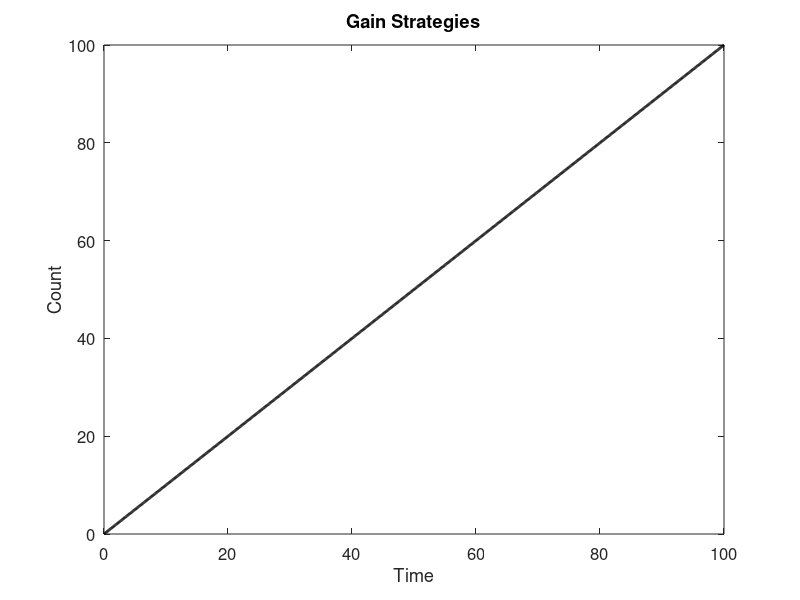
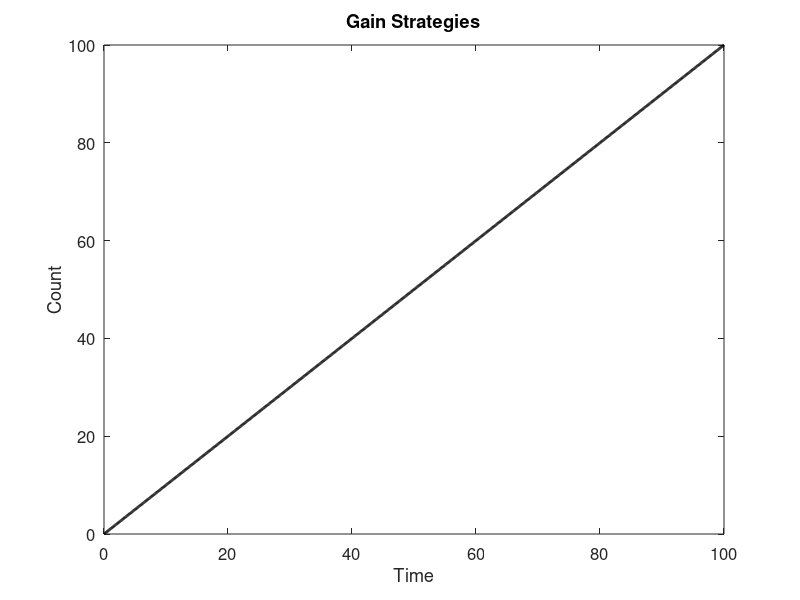

These charts were generated, in order, by the following MATLAB code:
% GainStrategies.m
%
% Question: Is it better to spend and increase productivity or to keep a
% steady gain when trying to reach a set amount?
% Answer: This code! (Potentially...)
%
% Code: starting at the same point, with the same gain rate, one case will
% raise steadily as the control.  Different cases will be added to show
% different strategies, such as spending points to increase gain rate,
% doing so once or constantly, for different amounts of gain rate increase,
% etc...
%
% INPUTS:
%
% OUTPUTS:
% 1) Plot with different cases showing gain over set amount of time, very
% long-term
% 2) Spreadsheet with data values
% 3) Spreadsheet with summary
%
% CASES:
% 0) ControlCase - Steady, linear, increasing 1-to-1; will also be uses as
% a counter
% XX) CaseXX - start with steady gain, reach certain amount, spend points
% to increase gain rate, reach certain amount again, spend points to
% increase gain rate again
% VARIABLES: not all may be used
% 1) Spend Amount - minimum spending amount to increase gain rate; will try
% different minimum amounts
% 2) Gain Rate Increase - amount by which gain rate will increase; will try
% different incease amounts
% 3) Type of Increase - addition or multiplication; multiplication will be
% greater, addition will show by how much
% 4) Times to Increase Gain - number of times to spend and increase gain;
% will try limited or continuous
% 5) Limit of Single Increase - number of spending and increase in one
% action; will try minimum of 1 to maximum available

% Clean up MATLAB workstation; check which are needed
close all;
clear all;
clc;

out_dir = 'C:\Users\I2R_Admin\Documents\Work\Study\Git\RepositoryExample\Outputs\'

% Set up output file
gainDetailsFile = 'GainStrategies.xlsx';
IDT = {'Time\Control Gain'};
IDI = {};
IDD = 0;
IDE = 0;
rowToWrite = 0;

% Control case details
timeLength = 100;
controlGain = 0.1;

for t = 0:controlGain:timeLength
    rowToWrite = rowToWrite + 1;
    IDD(rowToWrite, 1) = t;
end

plot(IDD(:, 1), IDD(:, 1), 'k', 'LineWidth', 2);
title('Gain Strategies', 'Interpreter', 'none');
xlabel('Time', 'FontSize', 12);
ylabel('Count', 'FontSize', 12);
set(gca, 'FontSize', 12);
savefig(gcf, [out_dir 'GainStrategies.fig']);
saveas(gcf, [out_dir 'GainStrategies.png']);
